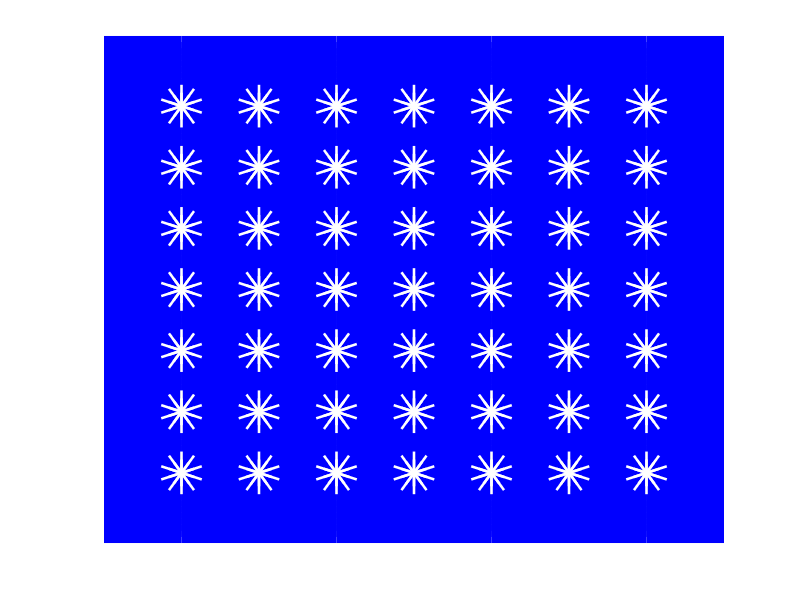

Source code (MATLAB):
% Los programas en MATLAB se guardan con extensi?n *.m
% y para ejecutarlos basta con llamar desde la 
% l?nea de comandos al nombre sin la extensi?n *.m
% en este caso >>j4e

% Se utilizar? el flag 
% LIMPIAR para introducir c?digo de 
% aclaraci?n que puede ser eliminado 
% en la aplicaci?n de 4 en Raya
%LIMPIAR=1 para las sesiones de aprendizaje 
%LIMPIAR=0 para ejecutar normalmente
LIMPIAR=0;
% Puede observarse que no es necesario declaraci?n alguna
% previa a la utilizaci?n de la variable.
% Tras el aprendizaje eliminar las l?neas de 
% c?digo en los if correspondientes con LIMPIAR==1.



% MATLAB es un lenguaje interpretado, por tanto
% l?nea a l?nea se interpreta y ejecuta.
% Los errores aparecer?n al ejecutar la l?nea que
% contiene el error.
% El car?cter que indica un comentario a partir 
% del mismo es '%', que puede estar al principio 
% de la l?nea o en cualquier posici?n de la misma.
% Algunos editores espec?ficos tienen la opci?n
% de seleccionar un trozo de c?digo y comentar
% todas las l?neas a la vez y quitar esos
% comentarios.
%

%%%%%%%%%%%%%%%%%%%%%%%%%%%%%%%%%%%%%%%%%%%%%%%%%%%%
%%%%%%%%%%%%%%%%%%%%%%%%%%%%%%%%%%%%%%%%%%%%%%%%%%%%
% Antes de comenzar a desarrollar cualquier 
% programa es importante saber lo que se desea
% programar.
%%%%%%%%%%%%%%%%%%%%%%%%%%%%%%%%%%%%%%%%%%%%%%%%%%%%
%%%%%%%%%%%%%%%%%%%%%%%%%%%%%%%%%%%%%%%%%%%%%%%%%%%%




% OBJETIVO:
% Programar una aplicaci?n en MATLAB del juego 4 en raya
% contra el ordenador (que jugar? con la funci?n 
% make_move que no es necesario editar ni revisar).
% 
% PASO 1: 
% Representaci?n del tablero: representar una zona 
% uniforme con los huecos donde se colocan las fichas.
% 
% Vamos a utilizar dos variables para indicar el
% n?mero de columnas N y filas M (la funci?n de
% juego autom?tico est? desarrollada s?lo para 7 x 7).
% 
% En MATLAB no se necesitan declarar las variables 
% previamente, en este caso dado que vamos a utilizar 
% unas variables como globales para las funciones, debemos
% indicarlo mediante la declaraci?n global.
% Escriba 
global N M NIVEL
NIVEL=30
N=7;
M=7; % La funci?n make_move (s?lo funciona para tablero de 7x7)
% para asignar los n?meros de columnas y filas
% respectivamente de nuestro tablero de juego.
% 
% vuelva escibir N para comprobar su valor
% Escriba
%Observe que la condici?n if debe cerrarse con end.
if (LIMPIAR==1)
    %Observe que la condici?n if debe cerrarse con end.
    % La asignaci?n se realiza con un '=' y 
    % la comparaci?n con dos '=='
    N
    % La funci?n pause detiene la ejecuci?n hasta pulsar una tecla. Si la
    % funci?n se llama con un valor num?rico espera esos segundos para
    % continuar con la ejecuci?n.
    pause;
end

% Para ejecutar en modo depuraci?n puede realizarlo desde el mismo editor.
% En la parte superior puede encontrar:
% - Bot?n para ejecutar.
% - Bot?n para introducir breakpoints
% - Bot?n para eliminar breakpoints
% - Una vez que se est? ejecutando puede:
%     x Ejecutar paso a paso
%     x Ejecutar entrando en las funciones
%     x Ejecutar hasta el nuevo breakpoints.

if (LIMPIAR==1)
    % Una asignaci?n sin incluir el ; al final de la
    % l?nea indica por pantalla el resultado y no lo hace al incluir ';'
    % En las funciones que suponen una representaci?n cualquiera de las dos
    % opciones es v?lida.
    N=7;
end


% El interfaz gr?fico de MATLAB resulta muy ?til.
% Con la siguiente instrucci?n se crea la figura 1
figure(1);
% Inicialmente estar? vac?a.

% El comando plot permite representar figuras
% con diferentes opciones de las que s?lo veremos algunos
% casos. Por ejemplo: 
if (LIMPIAR==1)
  % La representaci?n de una serie de 
  % puntos: [1 1] [2 2] [3 3] [4 0]
  % con cruces 'r' rojas en dichos puntos
  plot([1 2 3 4 ],[1 2 3 0],'rx');
  pause;
  % Unir esos puntos por una l?nea de grosor 3 y 'b' azul. 
  plot([1 2 3 4 ],[1 2 3 0],'b','LineWidth',3);
  pause;
  % Para revisar la descripci?n de cualquier funci?n
  % de MATLAB puede utilizarse 
  % 'help' (con la funci?n que se desea comprobar)
  help plot 
end

% Esta funci?n permite borrar una figura
clf;
% Esta funci?n permite borrar la pantalla de comandos
clc;

if (LIMPIAR==1)
  %     MATLAB funciona fundamentalmente con Matrices o 
  %     vectores en caso de una ?nica fila o columna.
  % Un vector se puede definir manualmente escribiendo
%   los valores que forman el vector entre corchetes
%   separando por comas o espacios los elementos de cada columna
%   y por ';' las diferentes filas.
  n=[ 1 2 3 4]
  nn=[1,2,3,4]
  nnn=[1,2,3,4;1 2 3 4;1 2, 3 4]
  % Para crear un vector se puede utilizar ':', que crea un 
  % vector desde el n?mero inicial hasta el ?ltimo
  % de uno en uno si no se indica otra cosa.
  
  n=0:N+1;
  pause;
  %observe la diferencia con:
  n=0:0.5:N+1
  
  % Puede realizar incrementos o decrementar
  n=4:-0.5:0
  %  Observe que los ?ndices en MATLAB comienzan en 
  %  1 y se accede a los elementos con par?ntesis
  %  n(1)
  n(1)
  pause;
  n(2)
  pause;
  n(3)
  pause;
end;


% Para crear el tablero se realiza la representaci?n
% de una zona azul plana desde 0 a N+1 (el n?mero
% de columnas m?s uno)

n=0:N+1;
close('all');
figure('Color',[0 0 1]);

% Para representar el tablero azul uniforme
% se representan una serie de l?neas paralelas
% Observe la funci?n zeros que permite crear
% una matriz de ceros de las dimensiones indicadas
% Tambi?n se puede utilizar la funci?n ones: para
% crear una matriz de unos o eye para crear una 
% matriz identidad, 

% Observe que el bucle 'for' debe cerrarse con end
% que se ejecutar? para cada uno de los valores del
%vector que se utiliza en el mismo.
for m=0:0.1:M+1
  plot(n,zeros(1,length(n))+m,'b','LineWidth',13);
  % Los ejes de las representaciones se asignan
  % autom?ticamente, si desea unos ejes fijos
  % debe utilizarse la funci?n axis con los m?ximos
  % y m?nimos de cada eje.
  axis([0 N+1 0 M+1]);
  % Activamos la funci?n de sobreimpresi?n y todo lo que se escriba hasta
  % volver a deshabilitarla se representar? sobre la misma figura.
  hold on
  if (LIMPIAR==1)
    pause;
  end
end

% Para no visualizar los ejes
axis('off');
if (LIMPIAR==1)
  pause;
end

% Para poner el fondo de la figura blanco
%savtoner('save');
if (LIMPIAR==1)
  % Representamos los huecos en blanco
  for n=1:N
    for m=1:M
        plot(n,m,'ow','LineWidth',25);
        pause;
    end
  end
end

% Una soluci?n alternativa es tener una matriz con los puntos y
% representarlos todos de una vez. Para ello, mediante la multiplicaci?n
% de matrices (vectores) construimos una matriz que volvemos
% a convertir en vector y representamos todos los puntos de una s?la vez.
% Compruebe eliminando el ; final la salida de cada una de estas 
% operaciones.
if (LIMPIAR==1)
    (1:N)
    (1:N)'
    ones(1,M)
    ones(1,M)'
    pause
end
%Matriz de M columnas de 1 a N
puntosx=((1:N)'*(ones(1,M)))';
% Conversi?n en una ?nica columna concatenando las colummnas de partida
puntosx=puntosx(:);
% Obtenemos la transpuesta del vector, pasando de vector columna a vector
% fila
puntosx=puntosx';

% De forma similar para obtener las otras coordenadas
puntosy=((1:N)'*(ones(1,M)));
puntosy=puntosy(:);
puntosy=puntosy';
plot(puntosx,puntosy,'ow','LineWidth',25);

% PASO 2: Bucle de secuencia de jugadas


% % Para indicar la jugada existente se va 
% a utilizar una MATRIZ con tantas celdas 
% como posiciones en el tablero. 
% Un cero en la matriz indica que no se ha
% jugado sobre esa posici?n, '1' indica que
% uno de los jugadores ha puesto una pieza
% y '-1' indica que el otro jugador ha 
% puesto una pieza.

% Iniciamos la MATRIZ utilizando la funci?n
% de MATLAB zeros.
global MATRIZ % definimos esta variable como global 
% para las funciones que la necesiten, dado que las funciones
% no tienen acceso a las variables externas a la misma, excepto
% que se indiquen mediante 'global' que es una variable global
MATRIZ=zeros(N,M);




% Utilizamos la funci?n ginput para recoger 
% la posici?n de la pulsaci?n del rat?n
% el par?metro de la funci?n indica cuantas pulsaciones debemos realizar
% antes de devolver el control con los datos de cada pulsaci?n.
[x,y,b]=ginput(1);

% Si se pulsa ESCAPE se acaba
% 'while' permite realizar un bucle mientras no se haya pulsado 
% la tecla ESCAPE, es necesario tener en cuenta que se puede salir
% de un bucle while o for mediante la funci?n 'break'

while b~=27  % 27 corresponde con el valor devuelto al pulsar ESCAPE          
  % Si ha pulsado bot?n izquierdo del rat?n
  if (b==1)
      % Aseguramos que se opta por una columna 
      %  entre 1 y N.
      indice=round(x);
      % Los ?ndices de las matrices comienzan en
      % 1 y deben ser n?meros enteros y si est? fuera de los l?mites 
      % asignamos el l?mite m?s cercano.
      if indice<1
        indice=1;
      end
      if indice>N
        indice=N;
      end
      % Si esa columna est? completa producimos un 
      % pitido para indicar que no es posible colocar
      % en esa posici?n.
      % Tenga en cuenta la forma de expresar 'diferente de ' que
      % se realiza mediante el caracter '~'
      if (MATRIZ(indice,M)~=0)
          beep;
      else
         MATRIZ = juegaPersona(MATRIZ, 2, M, indice);
        % Comprobamos si con esa juegada se ha ganado la partida.
        % Para llamar a una funci?n escrita por nosotros en un fichero
%         *.m se hace igual que si fuera una funci?n de MATLAB.
%         escribiendo su nombre, pasando los par?metros necesarios e 
%         igualando a los par?metros que devuelve esta funci?n.
%         Esta funci?n estar? descrita en un fichero con su mismo nombre y 
%         extensi?n .m
        ganador=comprueba(MATRIZ);
        %  Si no se ha ganado y hay m?s huecos el jugador autom?tico debe
        %  realizar el siguiente movimiento que se realiza mediante la
        %  llamada a otra funci?n indicando el tablero actual. 
        MATRIZ = juegaMaquina(MATRIZ,M);
        
        ganador=comprueba(MATRIZ);
        
        if (ganador~=0)
            % Si se ha ganado alguno se sale
            break;
        end
      end
  end
  % Se comprueba si hay piezas por colocar
  % isempty: funci?n de MATLAB que indica si una matriz o vector est?
  % vac?a. 
  % find: devuelve los elementos de la MATRIZ que cumplen la condici?n
  % indicada.
  % : indican en una matriz que se consideran todos los elementos de esa
  % dimanesi?n de la matriz, en este caso todas las filas.
  if (isempty(find(MATRIZ(:,M)==0))) 
      % Permite visualizar un mensaje por la pantalla
      disp('EMPATE');
      break;
  else
      % Si quedan piezas por poner y no ha ganado ninguno, vuelve a jugar
      % el primer jugador
      [x,y,b]=ginput(1);
  end
end
hold off
pause;
close('all');
%liberamos la figura de la funci?n de sobreimpresi?n

